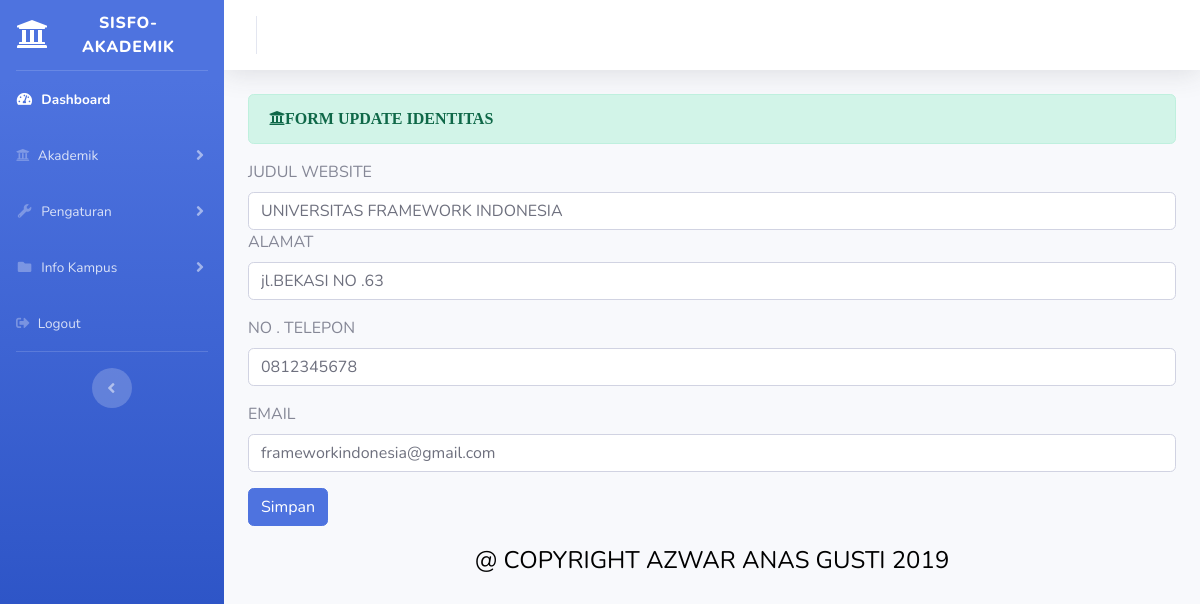
/index.php/administrator/identitas/update/1, run on the app's committed database.
### tables this page shows
CREATE TABLE `identitas` (
  `id_identitas` int(11) NOT NULL,
  `nama_website` varchar(50) NOT NULL,
  `alamat` varchar(100) NOT NULL,
  `email` varchar(50) NOT NULL,
  `telp` varchar(50) NOT NULL
);

### application/controllers/administrator/identitas.php (called while the page is built, shortened)
<?php
class Identitas extends CI_Controller{
		public function update($id)
	{
              $where = array('id_identitas' => $id);
              $data['identitas']  = $this->identitas_model->edit_data($where,
              	'identitas')->result();
               $this->load->view('templates_administrator/header');
		       $this->load->view('templates_administrator/sidebar');
		       $this->load->view('administrator/identitas_update',$data);
		       $this->load->view('templates_administrator/footer');
	}
}

### index.php (called while the page is built, shortened)
<?php
require_once BASEPATH.'core/CodeIgniter.php';

### application/models/identitas_model.php (called while the page is built, shortened)
<?php
class Identitas_model extends CI_model{
public function edit_data($where,$table){
	return $this->db->get_where($table,$where);
}
}

### application/views/administrator/identitas_update.php (the view, shortened to what this page needs)
<div class="container-fluid">
	 <div class="alert alert-success" role="alert">
   <i class="fas fa-university">FORM UPDATE  IDENTITAS </i>
       </div>
       <?php foreach($identitas as $id) : ?>
        	<form method="post" action="<?php echo base_url('administrator/identitas/update_aksi') ?>">
		<div class="form-group">
			<label>JUDUL WEBSITE</label>
			<input type="text" name="nama_website" class="form-control" value="<?php echo $id->nama_website ?>">
			<div class="form-group">
			<label>ALAMAT</label>
			<input type="text" name="alamat" class="form-control" value="<?php echo $id->alamat ?>">
		</div>
			<div class="form-group">
			<label>NO . TELEPON</label>
			<input type="text" name="telp" class="form-control" value="<?php echo $id->telp ?>">
		</div>
		<div class="form-group">
			<label>EMAIL</label>
			<input type="text" name="email" class="form-control" value="<?php echo $id->email ?>">
		</div>
     <button type="submit" class="btn btn-primary">Simpan</button>
	</form>
<?php endforeach; ?>
</div>

### data on the page
identitas: nama_website "UNIVERSITAS FRAMEWORK INDONESIA", alamat "jl.BEKASI NO .63", telp "0812345678", email "frameworkindonesia@gmail.com"
